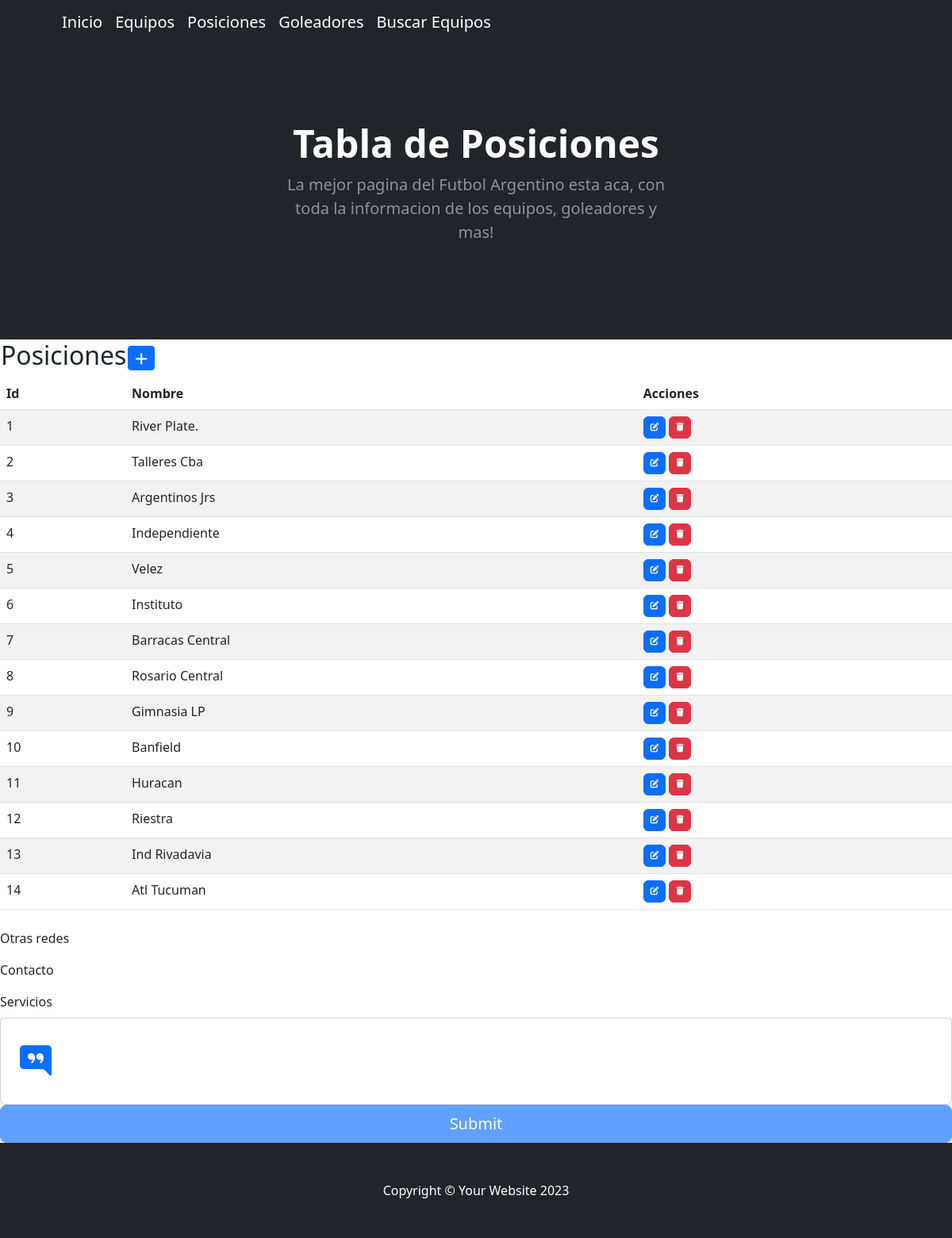
Screenshot of /posiciones with the database file from the repository.
### aplicacion/models.py (models this page shows, shortened)
class Posicion(models.Model):
    nombre = models.CharField(max_length=60)
    class Meta:
        verbose_name = "Posicion"
        verbose_name_plural = "Posiciones"

### aplicacion/views.py (the view)
# urls.py: path('posiciones', PosicionList.as_view(), name = "posiciones"),
class PosicionList(ListView):
    model = Posicion

### aplicacion/templates/aplicacion/posicion_list.html (shortened to what this page needs)
{% extends "aplicacion/index.html" %}
{% block titulo %}
<h1 class="display-5 fw-bolder text-white mb-2">Tabla de Posiciones</h1>
{% endblock titulo %}
{% block contenido %}
<table>
    <tr>
        <td> <h2>Posiciones</h2></td>
        <td>
            <a
            href="{% url 'posicion_create' %}"
            class="btn btn-primary btn-sm"
            >
            </a>
        </td>
    </tr>
    </table>
<table class="table table-striped">
    <thead>
        <tr>
            <th>Id</th>
            <th>Nombre</th>
            <th>Acciones</th>
        </tr>
    </thead>
    <tbody>
    {% for p in posicion_list %}
        <tr>
            <td>{{ p.id }}</td>
            <td>{{ p.nombre }}</td>
            <td>
                <a
                  href="{% url 'posicion_update' p.id %}"
                  class="btn btn-primary"
                  style="--bs-btn-padding-y: .25rem; --bs-btn-padding-x: .5rem; --bs-btn-font-size: .75rem;"
                  >
                </a>
                <a
                  href="{% url 'posicion_delete' p.id %}"
                  class="btn btn-danger"
                  style="--bs-btn-padding-y: .25rem; --bs-btn-padding-x: .5rem; --bs-btn-font-size: .75rem;"
                  >
                </a>
            </td>
        </tr>
    {% endfor %}
    </tbody>
</table>
{% endblock contenido %}

### rows the page displays
Posicion: id "1", nombre "River Plate."
Posicion: id "2", nombre "Talleres Cba"
Posicion: id "3", nombre "Argentinos Jrs"
Posicion: id "4", nombre "Independiente"
Posicion: id "5", nombre "Velez"
Posicion: id "6", nombre "Instituto"
Posicion: id "7", nombre "Barracas Central"
Posicion: id "8", nombre "Rosario Central"
Posicion: id "9", nombre "Gimnasia LP"
Posicion: id "10", nombre "Banfield"
Posicion: id "11", nombre "Huracan"
Posicion: id "12", nombre "Riestra"
Posicion: id "13", nombre "Ind Rivadavia"
Posicion: id "14", nombre "Atl Tucuman"
